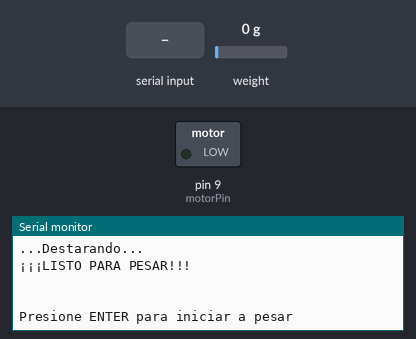
Bench run of a sketch on a simulated Arduino Uno, built with avr-gcc and run on an emulated ATmega328P. On the bench: switched loads named in the sketch (green lamp = pin HIGH), the last lines printed to the serial monitor. The inputs (shaded band) are chosen by the test bench; at power-on: weight on the scale 0 g.

Above: at 6.5 s.
6.6 s: "90,45\n" received over Serial
At 8.6 s:
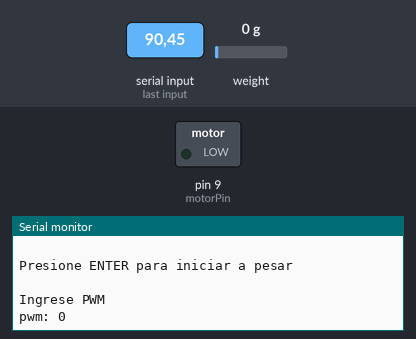
9.1 s: weight on the scale set to 100 g
At 10.9 s:
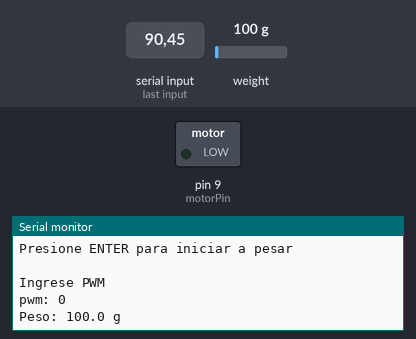

Measured:
- after the input at 6.6 s, the serial monitor: prints a new line at once (image 1)
- after the input at 9.1 s, the serial monitor: prints a new line after 0.53 s (image 2)

The sketch:

Pesar_Caudal.ino
```cpp
/*
 * Instrumentación Electrónica _ 2022-01
 * Laboratorio N°1
 * Profesor: Johann F. Osma
 * Asistente: Sanatiago Tovar Perilla
 * Coautora: Juliana Noguera Contreras
 */

//--------------------- LIBRERIAS --------------------
#include "HX711.h"

//--------------------  VARIABLES --------------------
#define DOUT  A1
#define CLK  A0

//-------------- Variables para calibracion ----------
int Peso_conocido = 50;// en gramos | MODIFIQUE PREVIAMENTE CON EL VALOR DE PESO CONOCIDO!!!
int cantidad_pesos_calibracion = 0;

//-------------- Variable de confirmacion ------------
String confirmar = "";
String input = "";

float Escala0_100 = -827.421;
float Escala100_200 = -827.339;
float Escala200_300 = -825.173;
float Escala300_400 = -826.410;
float Escala400_500 = -826.931;
float Escala500_600 = -828.671;
float Escala600_700 = -830.720;

float pesoInicial = 0;

HX711 balanza(DOUT, CLK);

//--------------- Variables Caudal -------------------
int motorPin = 9;
int pwm = 0;
float voltage = 0;
long int t1 = 0;
long int t2 = 0;
long int tiempo_dispensar = 15000; // 15 segundos
boolean dispensando = true;

void setup() {
  Calibracion();
  Serial.println(" ");
  Serial.println("¡¡¡LISTO PARA PESAR!!!");
  Serial.println(" ");
  Serial.println(" ");
  Serial.println("Presione ENTER para iniciar a pesar");
  while (Serial.available() == 0)   {}
  confirmar = Serial.read(); //Obtener confirmacion.
  Serial.println(" ");

  pinMode(motorPin, OUTPUT);

  Serial.println("Ingrese PWM");
  while (Serial.available() == 0)   {}
  String input =  Serial.readString();
  pwm = input.toFloat();

  Serial.println("pwm: " + String(pwm) ); //+ "     voltage: " + String(voltage) + "V");

  while(pesoInicial == 0){
    pesar();
  }

  analogWrite(motorPin, pwm);
  t1 = millis();
}

void loop() {
  t2 = millis();
  if ((t2 - t1) > tiempo_dispensar){
    analogWrite(motorPin, 0);
    float peso = pesar();
    Serial.println("Total dispensado = " + String(peso - pesoInicial));
  }
}

float pesar(){
  float peso = balanza.get_units(10); // Entrega el peso actualmente medido en gramos
  if(peso<0) peso = peso*-1;
  if(peso<1000){
    if(peso < 98){
      balanza.set_scale(Escala0_100);
      delay(20);
      peso = balanza.get_units(10);
      if(peso<0) peso = peso*-1;
    }else if (peso < 198){
      balanza.set_scale(Escala100_200);
      delay(20);
      peso = balanza.get_units(10);
      if(peso<0) peso = peso*-1;
    }else if (peso < 298){
      balanza.set_scale(Escala200_300);
      delay(20);
      peso = balanza.get_units(10);
      if(peso<0) peso = peso*-1;
    }else if (peso < 398){
      balanza.set_scale(Escala300_400);
      delay(20);
      peso = balanza.get_units(10);
      if(peso<0) peso = peso*-1;
    }else if (peso < 498){
      balanza.set_scale(Escala400_500);
      delay(20);
      peso = balanza.get_units(10);
      if(peso<0) peso = peso*-1;
    }else if (peso < 598){
      balanza.set_scale(Escala500_600);
      delay(20);
      peso = balanza.get_units(10);
      if(peso<0) peso = peso*-1;
    }else {
      balanza.set_scale(Escala600_700);
      delay(20);
      peso = balanza.get_units(10);
      if(peso<0) peso = peso*-1;
    }

    if (pesoInicial == 0 && peso > 80){
      pesoInicial = peso;
    }
    Serial.print("Peso: ");
    Serial.print(peso, 1);
    Serial.println(" g");
    delay(200);
  }
  return peso;
}
// FUNCIONES

//Función de Calibración: Permite calibrar la medida de la balanza según un peso de calibración conocido
void Calibracion(void)
{
  Serial.begin(9600);
  Serial.println("~ CALIBRACIÓN DE LA BALANZA ~");
  Serial.println(" ");
  delay(200);
  Serial.println("Procesando escalas");
  Serial.println(" ");
  balanza.set_scale(Escala0_100);
  balanza.tare(50);  //El peso actual es considerado "Tara". Se toman 20 mediciones del peso actual
  delay(500);
  Serial.print("...Destarando...");
}
```
